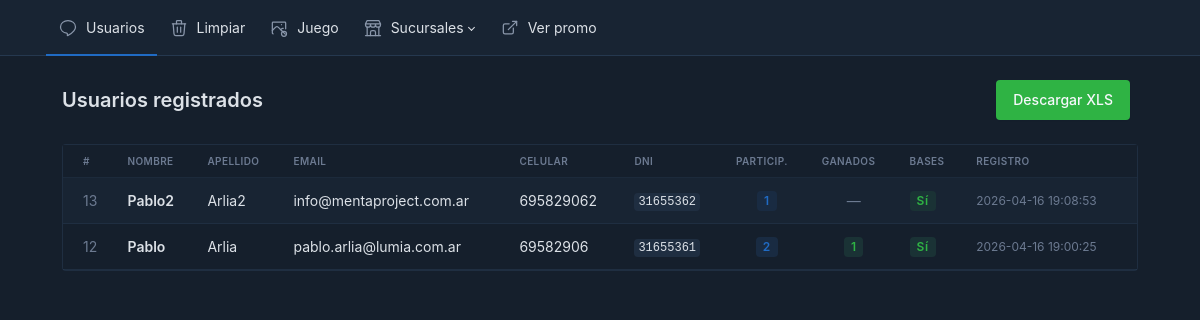
/loromin/usuarios.php (signed in), run on an earlier commit of the app's database.
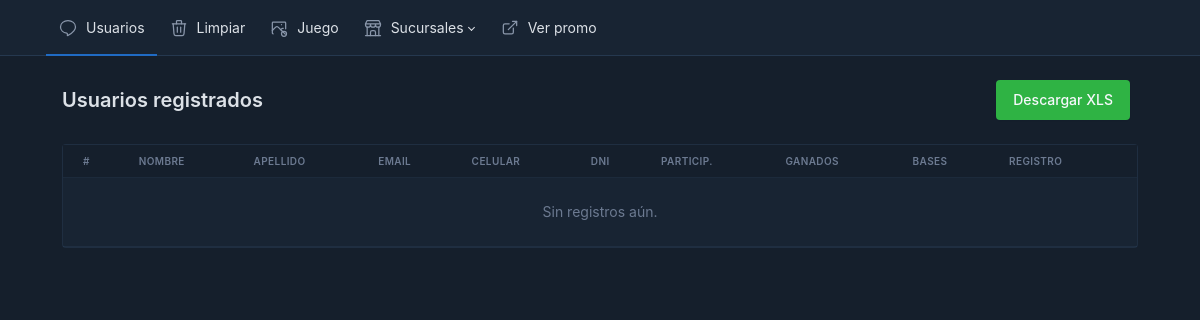
And on a later commit of the database.
### tables this page shows
CREATE TABLE `usuarios` (
  `id` int(10) UNSIGNED NOT NULL,
  `nombre` varchar(120) NOT NULL,
  `apellido` varchar(120) NOT NULL,
  `email` varchar(190) NOT NULL,
  `celular` varchar(40) NOT NULL,
  `dni` varchar(20) NOT NULL,
  `acepta_bases` tinyint(1) NOT NULL DEFAULT 1,
  `fecha_registro` datetime NOT NULL
);

### config.php (called while the page is built, shortened)
<?php
function db(): PDO
{
    $dsn = sprintf('mysql:host=%s;port=%s;dbname=%s;charset=utf8mb4', DB_HOST, DB_PORT, DB_NAME);
    $pdo = new PDO(
        $dsn,
        DB_USER,
        DB_PASS,
        [
            PDO::ATTR_ERRMODE => PDO::ERRMODE_EXCEPTION,
            PDO::ATTR_DEFAULT_FETCH_MODE => PDO::FETCH_ASSOC,
            PDO::ATTR_EMULATE_PREPARES => false,
        ]
    );
    return $pdo;
}

### loromin/usuarios.php (the view, shortened to what this page needs)
<?php
$usuarios = db()->query("
    SELECT
        u.id,
        u.nombre,
        u.apellido,
        u.email,
        u.celular,
        u.dni,
        u.acepta_bases,
        u.fecha_registro,
        COUNT(p.id) as participaciones,
        SUM(CASE WHEN p.gano_juego = 1 THEN 1 ELSE 0 END) as juegos_ganados
    FROM usuarios u
    LEFT JOIN participacion p ON p.usuario_id = u.id
    GROUP BY u.id
    ORDER BY u.fecha_registro DESC
")->fetchAll();
include 'header.php';
?>
<div class="page-header d-print-none">
    <div class="container-xl">
        <div class="row g-2 align-items-center">
            <div class="col">
                <h2 class="page-title">Usuarios registrados</h2>
            </div>
            <div class="col-auto ms-auto">
                <a href="?xls=1" class="btn btn-success me-2">Descargar XLS</a>
            </div>
        </div>
    </div>
</div>
<div class="page-body">
    <div class="container-xl">
        <div class="card">
            <div class="card-body p-0">
                <div class="table-responsive">
                    <table class="table table-vcenter table-striped card-table">
                        <thead>
                            <tr>
                                <th>#</th>
                                <th>Nombre</th>
                                <th>Apellido</th>
                                <th>Email</th>
                                <th>Celular</th>
                                <th>DNI</th>
                                <th>Particip.</th>
                                <th>Ganados</th>
                                <th>Bases</th>
                                <th>Registro</th>
                            </tr>
                        </thead>
                        <tbody>
                            <?php if (empty($usuarios)): ?>
                            <tr>
                                <td colspan="10" class="text-center text-muted py-4">Sin registros aún.</td>
                            </tr>
                            <?php else: ?>
                            <?php foreach ($usuarios as $u): ?>
                            <tr>
                                <td class="text-muted"><?= (int)$u['id'] ?></td>
                                <td><strong><?= htmlspecialchars($u['nombre'], ENT_QUOTES, 'UTF-8') ?></strong></td>
                                <td><?= htmlspecialchars($u['apellido'], ENT_QUOTES, 'UTF-8') ?></td>
                                <td><?= htmlspecialchars($u['email'], ENT_QUOTES, 'UTF-8') ?></td>
                                <td><?= htmlspecialchars($u['celular'], ENT_QUOTES, 'UTF-8') ?></td>
                                <td><code><?= htmlspecialchars($u['dni'], ENT_QUOTES, 'UTF-8') ?></code></td>
                                <td class="text-center">
                                    <span class="badge bg-blue-lt"><?= (int)$u['participaciones'] ?></span>
                                </td>
                                <td class="text-center">
                                    <?php if ((int)$u['juegos_ganados'] > 0): ?>
                                        <span class="badge bg-green-lt"><?= (int)$u['juegos_ganados'] ?></span>
                                    <?php else: ?>
                                        <span class="text-muted">—</span>
                                    <?php endif; ?>
                                </td>
                                <td>
                                    <?php if ($u['acepta_bases']): ?>
                                        <span class="badge bg-green-lt">Sí</span>
                                    <?php else: ?>
                                        <span class="badge bg-secondary-lt">No</span>
                                    <?php endif; ?>
                                </td>
                                <td class="text-muted small"><?= htmlspecialchars($u['fecha_registro'], ENT_QUOTES, 'UTF-8') ?></td>
                            </tr>
                            <?php endforeach; ?>
                            <?php endif; ?>
                        </tbody>
                    </table>
                </div>
            </div>
        </div>
    </div>
</div>
<?php include 'footer.php'; ?>

What changed in the data, as far as the page shows it:
removed usuarios: id "13", nombre "Pablo2", apellido "Arlia2", email "info@mentaproject.com.ar", celular "695829062", dni "31655362", participaciones "1", acepta_bases "Sí", fecha_registro "2026-04-16 19:08:53"
removed usuarios: id "12", nombre "Pablo", apellido "Arlia", email "pablo.arlia@lumia.com.ar", celular "69582906", dni "31655361", participaciones "2", juegos_ganados "1", acepta_bases "Sí", fecha_registro "2026-04-16 19:00:25"
Also different on the page:
text now shown: "Sin registros aún."
